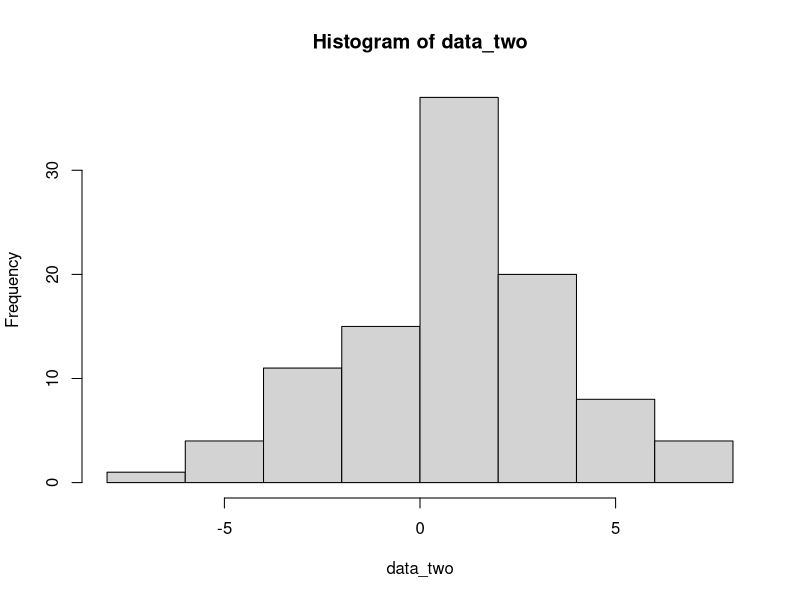
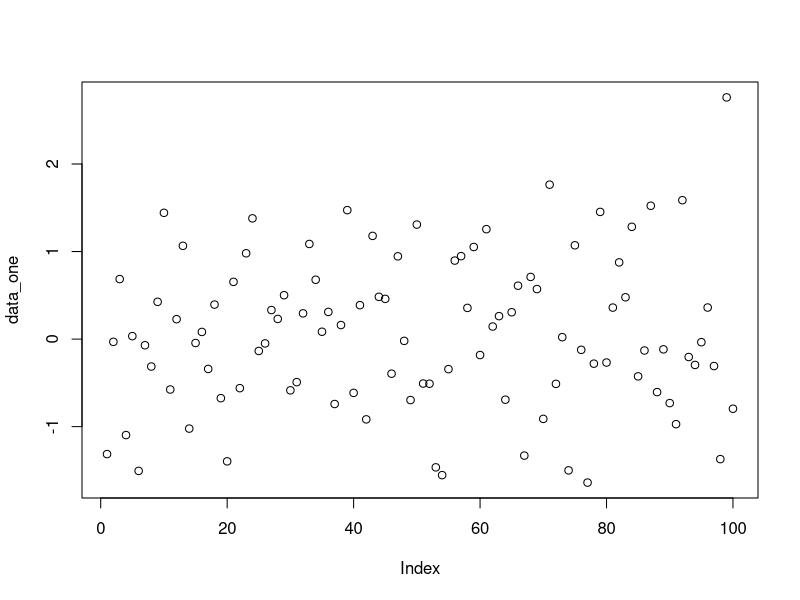
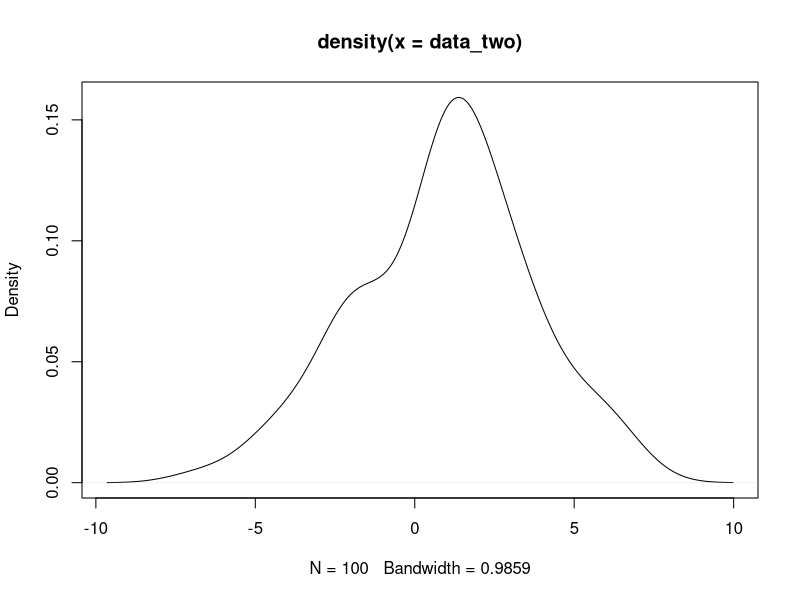
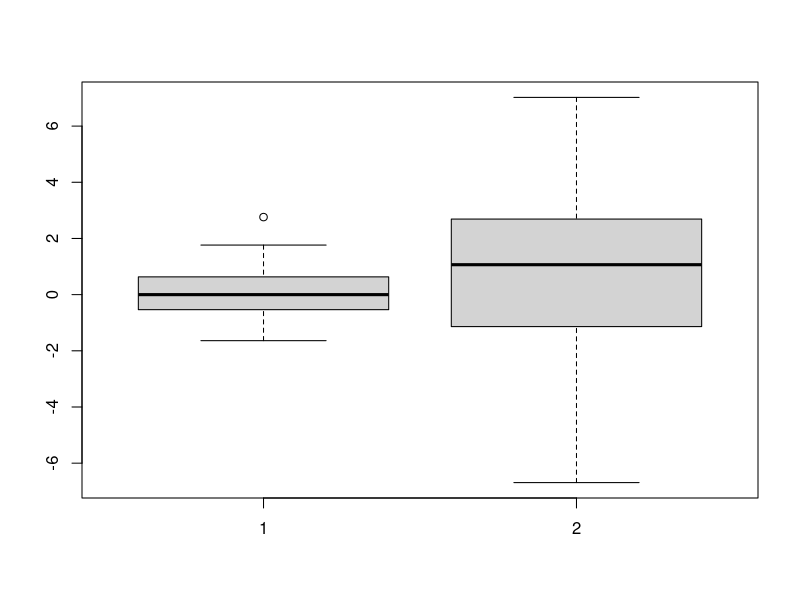

Source code (R) for these figures, in order:
#Question 1
#Character vector 
comp_names=c("Hewlett-Packard","IBM","Google","Amazon")
#Numeric vector
num_shares=c(1000,350,250,500)
#Numeric vector 
cprice=c(20.00,150.00,1250.00,1600.00)
#total value 
tvalue=(num_shares*cprice)
#sum of values added together to get over all price 
market_value=sum(tvalue)
#Print statement of market value
print(market_value)
#Shares after selling 
num_shares2=c(1000-50,350-20,250,500)
#New overall price after shares sold 
tvalue2=(num_shares2*cprice)
#sums added up to express the total market value 
market_value2=sum(tvalue2)
#print statment of new market value 
print(market_value2) 
#New Closing price after 6.25% increase 
new_cprice=cprice*.0625
#New total value 
tvalue3=num_shares*new_cprice
#New overall portfolio cost, sums added up 
market_value3=sum(tvalue3)
#Print statements 
print(market_value3)


#Question 2
#Matrix A 
A=matrix(nrow=2,ncol=2, data=c(400/7,1,-100/3,1),byrow=TRUE)
#Matrix B
B=matrix(nrow=2,ncol=1,data=c(400,0))
#Matrix A and B shown 
A
B
#Solve(A) computes the inverse of the matrix 
solve(A)
#Computes the solutions 
x=solve(A,B)
x

#Question 3
data_one=rnorm( 100, mean=0.0, sd=1.0)
stem(data_one)
data_two=rnorm( 100, mean=0.8, sd=2.5)
hist(data_two)
plot(data_one)
plot(density(data_two))
boxplot(data_one,data_two)

